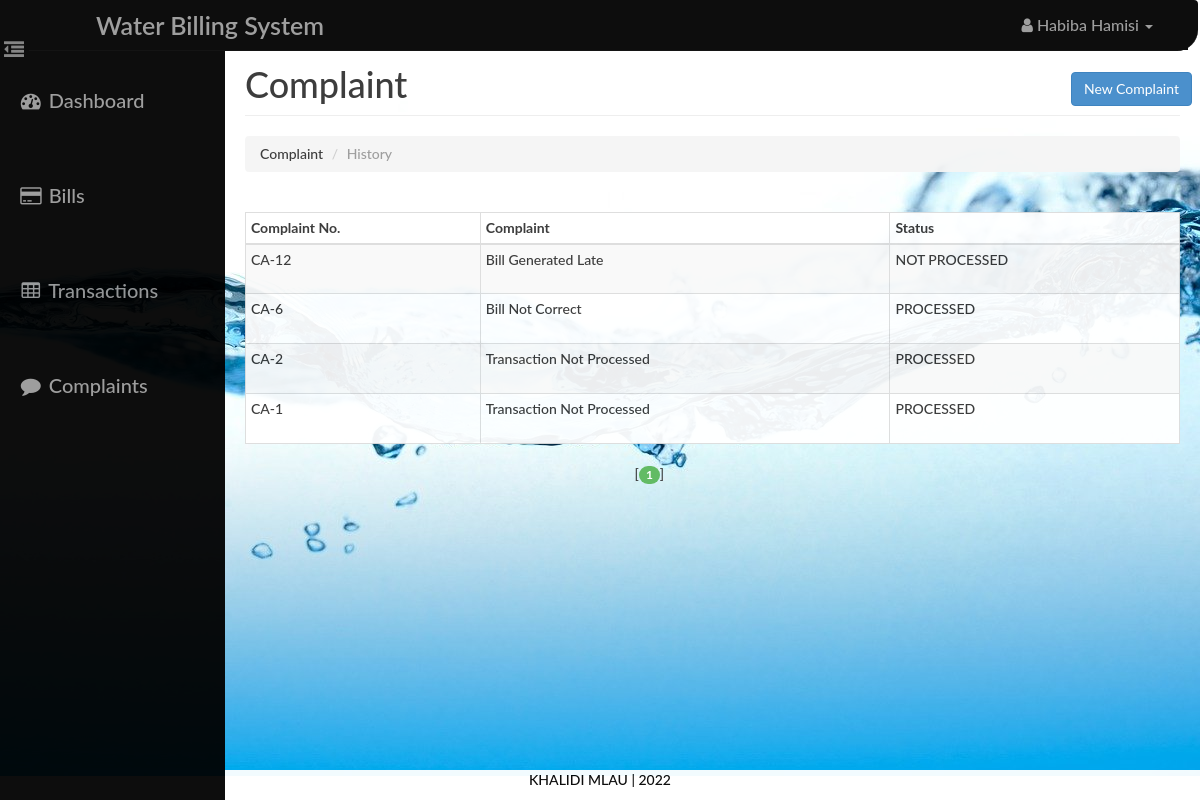
The app's page /user/complaint.php (signed in) with its own data.
### tables this page shows
CREATE TABLE `complaint` (
  `id` int(14) NOT NULL,
  `uid` int(14) NOT NULL,
  `aid` int(14) NOT NULL,
  `complaint` varchar(140) NOT NULL,
  `status` varchar(40) NOT NULL
);

### user/paging1.php (called while the page is built, shortened)
<?php
    $rowsperpage = 5;
    if (isset($_GET['currentpage']) && is_numeric($_GET['currentpage'])) {
       $currentpage = (int) $_GET['currentpage'];
    } else {
       $currentpage = 1;
    }
    $offset = ($currentpage - 1) * $rowsperpage;
 ?>

### Includes/user.php (called while the page is built, shortened)
<?php
    function retrieve_complaints ($id,$offset, $rowsperpage) {
        global $con;
        $query = "SELECT * FROM complaint where uid={$id} ";
        $query .= "ORDER BY id DESC ";
        $query .= "LIMIT {$offset}, {$rowsperpage}";
        $result1 = mysqli_query($con,$query);
        return $result1;
    }
 ?>

### user/complaint.php (the view, shortened to what this page needs)
<?php
    require_once('head_html.php');
    require_once('../Includes/session.php');
    require_once('../Includes/user.php');
?>
<body style="background: url(./../assets/img/bg.jpg);opacity:.95;">
    <div id="wrapper">
        <?php
            require_once("nav.php");
            require_once("sidebar.php");
        ?>
        <div id="page-content-wrapper">
            <div class="container-fluid">
                <div class="row">
                    <div class="col-lg-12">
                        <h1 class="page-header">
                            Complaint
                            <button class="btn btn-primary" data-toggle="modal" style="position:relative;left:70%" data-target="#Complaint">New Complaint</button>
                        </h1>
                        <ol class="breadcrumb">
                          <li>Complaint</li>
                          <li class="active">History</li>
                        </ol>
                        <div class="table-responsive">
                            <table class="table table-hover table-striped table-bordered table-condensed"style="background: white;">
                                <thead>
                                    <tr>
                                        <th>Complaint No.</th>
                                        <th>Complaint</th>
                                        <th>Status</th>
                                    </tr>
                                </thead>
                                <tbody>
                                    <?php
                                    include("paging1.php");
                                    $result = retrieve_complaints($_SESSION['uid'],$offset, $rowsperpage);
                                    while($row = mysqli_fetch_assoc($result)){
                                    ?>
                                        <tr>
                                            <td><?php echo 'CA-'.$row['id']  ?></td>
                                            <td height="50"><?php echo $row['complaint'] ?></td>
                                            <td><?php echo $row['status'] ?></td>
                                        </tr>
                                    <?php } ?>
                                </tbody>
                            </table>
                            <?php include("paging2.php");  ?>
                        </div>
                    </div>
                </div>
            </div>
        </div>
    </div>
 <?php
    require_once("footer.php");
?>
</body>
</html>

### assets/css/dash_user.css (style rules this page uses)
body, html { width: 100%; height: 100%; }
body, h1, h2, h3, h4, h5, h6 { font-family: "Lato","Helvetica Neue",Helvetica,Arial,sans-serif; font-weight: 500; }
#wrapper { padding-left: 10px; padding-top: 5px; -webkit-transition: all 0.5s ease; -moz-transition: all 0.5s ease; -o-transition: all 0.5s ease; transition: all 0.5s ease; }
#page-content-wrapper { width: 100%; padding: 15px; min-height:580px; }
@media (min-width:768px) { #wrapper { padding-left: 225px; } }
@media (min-width:768px) { #page-content-wrapper { padding: 20px; } }
.table-responsive { padding-top: 20px; padding-bottom: 20px; }

### records on screen
complaint: id "12", complaint "Bill Generated Late", status "NOT PROCESSED"
complaint: id "6", complaint "Bill Not Correct", status "PROCESSED"
complaint: id "2", complaint "Transaction Not Processed", status "PROCESSED"
complaint: id "1", complaint "Transaction Not Processed", status "PROCESSED"

### other values on screen
$user "Habiba Hamisi"
